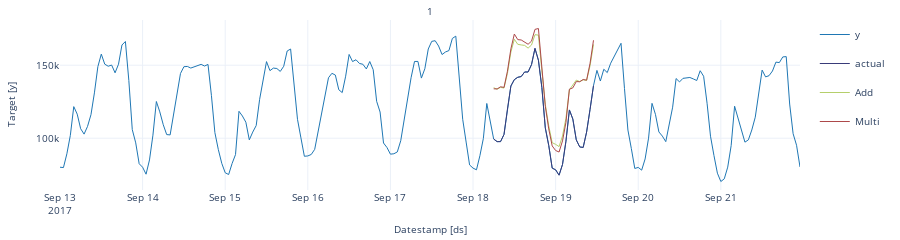
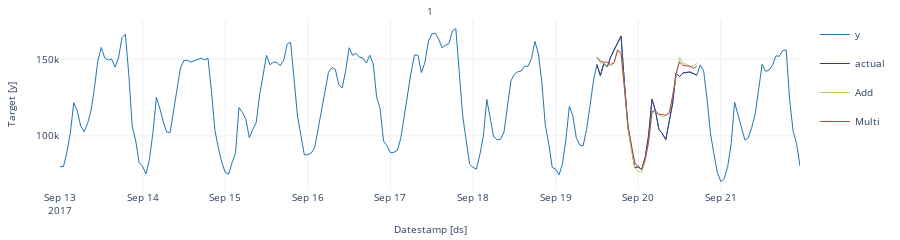
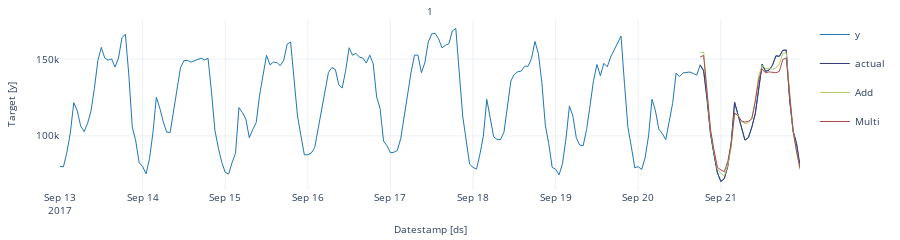

The cell these charts' notebook holds for them, in order:
### Markdown cell above
We’ll now plot the forecast for each cutoff period. To make the plots clearer, we’ll rename the actual values in each period.

### Code cell
cross_validation=crossvalidation_df.copy()
cross_validation.rename(columns = {'y' : 'actual'}, inplace = True) # rename actual values 

cutoff = cross_validation['cutoff'].unique()

for k in range(len(cutoff)): 
    cv = cross_validation[cross_validation['cutoff'] == cutoff[k]]
    StatsForecast.plot(df, cv.loc[:, cv.columns != 'cutoff'])
